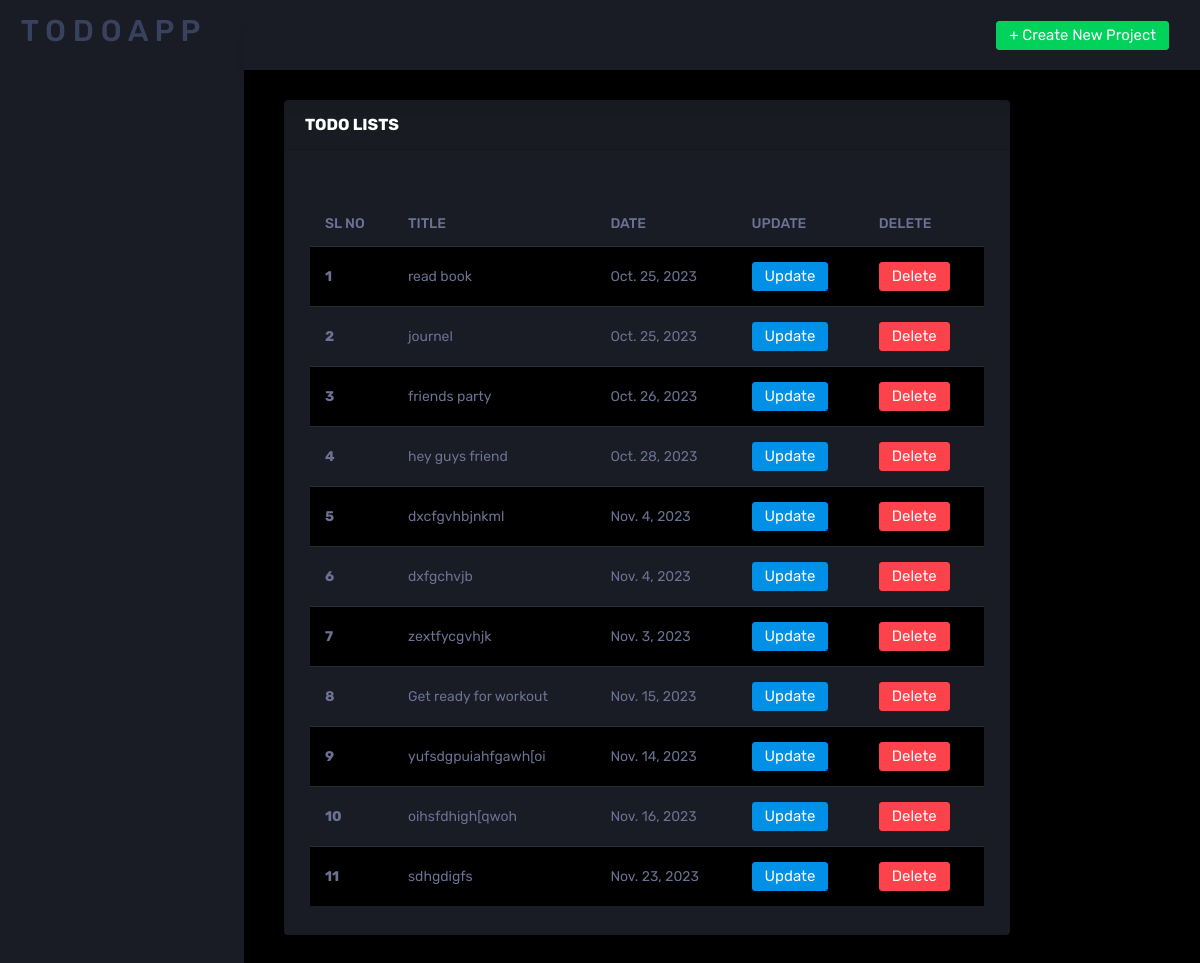
The app's page /read with its own data.
### todoapp/models.py (models this page shows, shortened)
class todo(models.Model):
    title = models.CharField(max_length=100)
    date = models.DateField()

### todoapp/views.py (the view)
# urls.py: path('read',views.read,name='read'),
def read(request):
    data = todo.objects.all()
    return render(request,'index4.html',{'data':data})

### templates/index4.html (shortened to what this page needs)
<!DOCTYPE html>
{% extends 'base.html' %}
{% block content %}
<div class="col-lg-10">
    <div class="card">
        <div class="card-header">
            <strong class="card-title"> TODO LISTS</strong>
        </div>
        <br>
        <div class="card-body">
            <table class="table table-striped">
                <thead>
                <tr>
                    <th scope="col">SL NO</th>
                    <th scope="col">TITLE</th>
                    <th scope="col">DATE</th>
                    <th scope="col">UPDATE</th>
                    <th scope="col">DELETE</th>
                </tr>
                </thead>
                <tbody>
                {% for n in data %}
                <tr>
                    <th scope="row">{{forloop.counter}}</th>
                    <td>{{n.title}}</td>
                    <td>{{n.date}}</td>
                    <td>
                        <a href="{% url 'update' n.id %}">
                            <button type="button" class="btn btn-primary">Update</button>
                        </a>
                    </td>
                    <td>
                        <form action="{% url 'delete' n.pk %}" method="post" style="display: inline;"
                              onsubmit="window.mytest()">
                            <button type="submit" class="btn btn-danger waves-effect width-md waves-light">Delete
                            </button>
                        </form>
                    </td>
                </tr>
                {% empty %}
                <tr>
                    <td colspan="7"><h3>No Results Found</h3></td>
                </tr>
                {% endfor %}
                </tbody>
            </table>
        </div>
    </div>
</div>
{% endblock %}

### templates/base.html (shortened to what this page needs)
<!DOCTYPE html>
{% load static %}
<html lang="en">
  <head>
    <link rel="stylesheet" href=" {% static 'static_files2/vendors/mdi/css/materialdesignicons.min.css' %} ">
    <link rel="stylesheet" href=" {% static 'static_files2/vendors/css/vendor.bundle.base.css' %} ">
    <link rel="stylesheet" href=" {% static 'static_files2/vendors/jvectormap/jquery-jvectormap.css' %} ">
    <link rel="stylesheet" href=" {% static 'static_files2/vendors/flag-icon-css/css/flag-icon.min.css' %} ">
    <link rel="stylesheet" href=" {% static 'static_files2/vendors/owl-carousel-2/owl.carousel.min.css' %} ">
    <link rel="stylesheet" href=" {% static 'static_files2/vendors/owl-carousel-2/owl.theme.default.min.css' %} ">
    <link rel="stylesheet" href=" {% static 'static_files2/css/style.css' %} ">
  </head>
  <body>
    <div class="container-scroller">
      <nav class="sidebar sidebar-offcanvas" id="sidebar">
        <div class="sidebar-brand-wrapper d-none d-lg-flex align-items-center justify-content-center fixed-top">
          <a class="sidebar-brand brand-logo" href="{% url 'create' %}"><h2>T O D O  A P P</h2></a>
        </div>
      </nav>
      <div class="container-fluid page-body-wrapper">
        <nav class="navbar p-0 fixed-top d-flex flex-row">
          <div class="navbar-menu-wrapper flex-grow d-flex align-items-stretch">
            <ul class="navbar-nav navbar-nav-right">
              <li class="nav-item dropdown d-none d-lg-block">
                <a class="nav-link btn btn-success create-new-button"  aria-expanded="false"
                   href="{% url 'create' %}">+ Create New Project
                </a>
              </li>
            </ul>
          </div>
        </nav>
        <div class="main-panel">
          <div class="content-wrapper">
              {% block content %}
                {% endblock %}
          </div>
    </div>
  </body>
</html>

### records on screen
todo: title "read book", date "Oct. 25, 2023"
todo: title "journel", date "Oct. 25, 2023"
todo: title "friends party", date "Oct. 26, 2023"
todo: title "hey guys friend", date "Oct. 28, 2023"
todo: title "dxcfgvhbjnkml", date "Nov. 4, 2023"
todo: title "dxfgchvjb", date "Nov. 4, 2023"
todo: title "zextfycgvhjk", date "Nov. 3, 2023"
todo: title "Get ready for workout", date "Nov. 15, 2023"
todo: title "yufsdgpuiahfgawh[oi", date "Nov. 14, 2023"
todo: title "oihsfdhigh[qwoh", date "Nov. 16, 2023"
todo: title "sdhgdigfs", date "Nov. 23, 2023"
